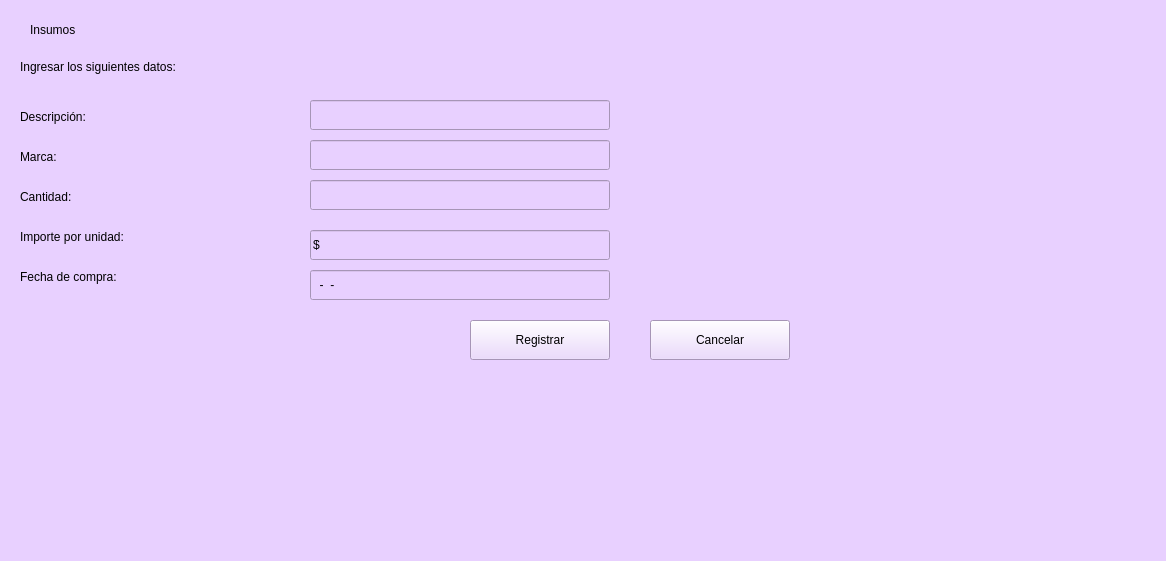
<?xml version="1.0" encoding="UTF-8"?>
<ui version="4.0">
 <class>MainWindow</class>
 <widget class="QMainWindow" name="MainWindow">
  <property name="geometry">
   <rect>
    <x>0</x>
    <y>0</y>
    <width>1166</width>
    <height>561</height>
   </rect>
  </property>
  <property name="windowTitle">
   <string>MainWindow</string>
  </property>
  <property name="styleSheet">
   <string notr="true">background-color: rgb(232, 208, 255);</string>
  </property>
  <widget class="QWidget" name="centralwidget">
   <widget class="QLabel" name="label">
    <property name="geometry">
     <rect>
      <x>30</x>
      <y>10</y>
      <width>122</width>
      <height>39</height>
     </rect>
    </property>
    <property name="styleSheet">
     <string notr="true">font: 75 24pt &quot;Century Gothic&quot;;
</string>
    </property>
    <property name="text">
     <string>Insumos</string>
    </property>
   </widget>
   <widget class="QLabel" name="label_2">
    <property name="geometry">
     <rect>
      <x>20</x>
      <y>50</y>
      <width>367</width>
      <height>33</height>
     </rect>
    </property>
    <property name="styleSheet">
     <string notr="true">font: 20pt &quot;Century Gothic&quot;;</string>
    </property>
    <property name="text">
     <string>Ingresar los siguientes datos:</string>
    </property>
   </widget>
   <widget class="QLabel" name="label_3">
    <property name="geometry">
     <rect>
      <x>20</x>
      <y>180</y>
      <width>135</width>
      <height>33</height>
     </rect>
    </property>
    <property name="styleSheet">
     <string notr="true">font: 20pt &quot;Century Gothic&quot;;</string>
    </property>
    <property name="text">
     <string>Cantidad:</string>
    </property>
   </widget>
   <widget class="QLabel" name="label_4">
    <property name="geometry">
     <rect>
      <x>20</x>
      <y>140</y>
      <width>93</width>
      <height>33</height>
     </rect>
    </property>
    <property name="styleSheet">
     <string notr="true">font: 20pt &quot;Century Gothic&quot;;</string>
    </property>
    <property name="text">
     <string>Marca:</string>
    </property>
   </widget>
   <widget class="QLabel" name="label_5">
    <property name="geometry">
     <rect>
      <x>20</x>
      <y>220</y>
      <width>263</width>
      <height>33</height>
     </rect>
    </property>
    <property name="styleSheet">
     <string notr="true">font: 20pt &quot;Century Gothic&quot;;</string>
    </property>
    <property name="text">
     <string>Importe por unidad:</string>
    </property>
   </widget>
   <widget class="QLabel" name="label_6">
    <property name="geometry">
     <rect>
      <x>20</x>
      <y>260</y>
      <width>245</width>
      <height>33</height>
     </rect>
    </property>
    <property name="styleSheet">
     <string notr="true">font: 20pt &quot;Century Gothic&quot;;</string>
    </property>
    <property name="text">
     <string>Fecha de compra:</string>
    </property>
   </widget>
   <widget class="QLabel" name="label_9">
    <property name="geometry">
     <rect>
      <x>20</x>
      <y>100</y>
      <width>161</width>
      <height>33</height>
     </rect>
    </property>
    <property name="styleSheet">
     <string notr="true">font: 20pt &quot;Century Gothic&quot;;</string>
    </property>
    <property name="text">
     <string>Descripción:</string>
    </property>
   </widget>
   <widget class="QLineEdit" name="nombap">
    <property name="geometry">
     <rect>
      <x>310</x>
      <y>100</y>
      <width>300</width>
      <height>30</height>
     </rect>
    </property>
    <property name="inputMask">
     <string>xxxxxxxxxxxxxxxxxxxxxxxxxxxxxxxxxxxxxxxxxxxxxxxxxxxxxxx</string>
    </property>
   </widget>
   <widget class="QLineEdit" name="nombap_2">
    <property name="geometry">
     <rect>
      <x>310</x>
      <y>140</y>
      <width>300</width>
      <height>30</height>
     </rect>
    </property>
    <property name="inputMask">
     <string>xxxxxxxxxxxxxxxxxxxxxxxxxxxxxx</string>
    </property>
   </widget>
   <widget class="QLineEdit" name="nombap_3">
    <property name="geometry">
     <rect>
      <x>310</x>
      <y>180</y>
      <width>300</width>
      <height>30</height>
     </rect>
    </property>
    <property name="inputMask">
     <string>9999</string>
    </property>
   </widget>
   <widget class="QLineEdit" name="nombap_4">
    <property name="geometry">
     <rect>
      <x>310</x>
      <y>230</y>
      <width>300</width>
      <height>30</height>
     </rect>
    </property>
    <property name="inputMask">
     <string>$9999999 </string>
    </property>
   </widget>
   <widget class="QLineEdit" name="nombap_5">
    <property name="geometry">
     <rect>
      <x>310</x>
      <y>270</y>
      <width>300</width>
      <height>30</height>
     </rect>
    </property>
    <property name="inputMask">
     <string>99-99-99</string>
    </property>
   </widget>
   <widget class="QPushButton" name="btnCancelar">
    <property name="geometry">
     <rect>
      <x>650</x>
      <y>320</y>
      <width>140</width>
      <height>40</height>
     </rect>
    </property>
    <property name="styleSheet">
     <string notr="true">font: 20pt &quot;Century Gothic&quot;;</string>
    </property>
    <property name="text">
     <string>Cancelar</string>
    </property>
   </widget>
   <widget class="QPushButton" name="btnRegistrar">
    <property name="geometry">
     <rect>
      <x>470</x>
      <y>320</y>
      <width>140</width>
      <height>40</height>
     </rect>
    </property>
    <property name="styleSheet">
     <string notr="true">font: 20pt &quot;Century Gothic&quot;;</string>
    </property>
    <property name="text">
     <string>Registrar</string>
    </property>
   </widget>
  </widget>
  <widget class="QStatusBar" name="statusbar"/>
 </widget>
 <tabstops>
  <tabstop>nombap</tabstop>
  <tabstop>nombap_2</tabstop>
  <tabstop>nombap_3</tabstop>
  <tabstop>nombap_4</tabstop>
  <tabstop>nombap_5</tabstop>
  <tabstop>btnRegistrar</tabstop>
  <tabstop>btnCancelar</tabstop>
 </tabstops>
 <resources/>
 <connections>
  <connection>
   <sender>btnCancelar</sender>
   <signal>clicked()</signal>
   <receiver>MainWindow</receiver>
   <slot>close()</slot>
   <hints>
    <hint type="sourcelabel">
     <x>727</x>
     <y>329</y>
    </hint>
    <hint type="destinationlabel">
     <x>737</x>
     <y>215</y>
    </hint>
   </hints>
  </connection>
 </connections>
</ui>
